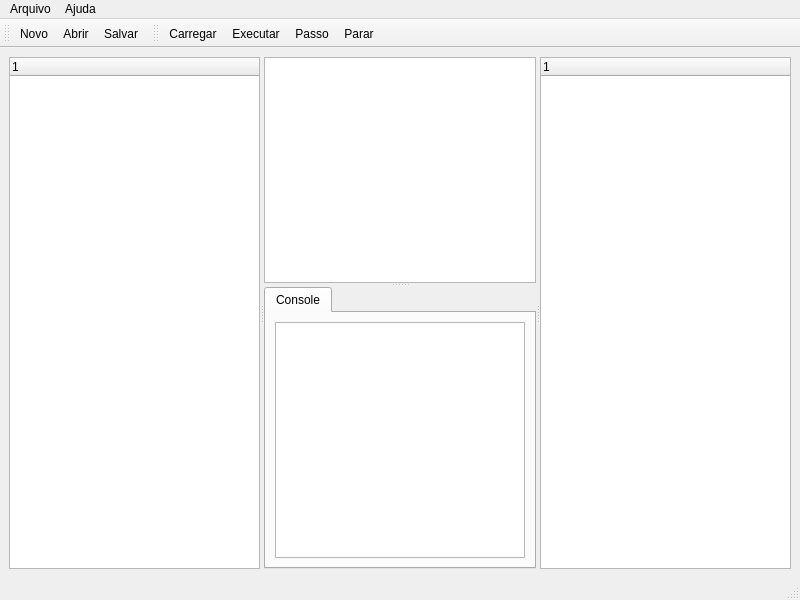
<?xml version="1.0" encoding="UTF-8"?>
<ui version="4.0">
 <class>MainWindow</class>
 <widget class="QMainWindow" name="MainWindow">
  <property name="enabled">
   <bool>true</bool>
  </property>
  <property name="geometry">
   <rect>
    <x>0</x>
    <y>0</y>
    <width>800</width>
    <height>600</height>
   </rect>
  </property>
  <property name="windowTitle">
   <string>Simulador Austro</string>
  </property>
  <widget class="QWidget" name="mainwidget">
   <layout class="QHBoxLayout" name="horizontalLayout">
    <item>
     <widget class="QSplitter" name="mainsplitter">
      <property name="orientation">
       <enum>Qt::Horizontal</enum>
      </property>
      <widget class="QTreeWidget" name="treeRegisters">
       <column>
        <property name="text">
         <string notr="true">1</string>
        </property>
       </column>
      </widget>
      <widget class="QWidget" name="middlewidget" native="true">
       <property name="enabled">
        <bool>true</bool>
       </property>
       <layout class="QGridLayout" name="gridLayout_2">
        <item row="0" column="0">
         <widget class="QSplitter" name="middlesplitter">
          <property name="orientation">
           <enum>Qt::Vertical</enum>
          </property>
          <widget class="QPlainTextEdit" name="asmEdit"/>
          <widget class="QTabWidget" name="bottomTabWidget">
           <widget class="QWidget" name="tabConsole" native="true">
            <attribute name="title">
             <string>Console</string>
            </attribute>
            <layout class="QGridLayout" name="gridLayout">
             <item row="0" column="0">
              <widget class="QPlainTextEdit" name="txtConsole">
               <property name="readOnly">
                <bool>true</bool>
               </property>
              </widget>
             </item>
            </layout>
           </widget>
          </widget>
         </widget>
        </item>
       </layout>
      </widget>
      <widget class="QTreeWidget" name="treeMemory">
       <column>
        <property name="text">
         <string notr="true">1</string>
        </property>
       </column>
      </widget>
     </widget>
    </item>
   </layout>
  </widget>
  <widget class="QMenuBar" name="menubar">
   <property name="geometry">
    <rect>
     <x>0</x>
     <y>0</y>
     <width>800</width>
     <height>21</height>
    </rect>
   </property>
   <widget class="QMenu" name="menuFile">
    <property name="title">
     <string>Arquivo</string>
    </property>
    <addaction name="actionNew"/>
    <addaction name="actionOpen"/>
    <addaction name="actionSave"/>
    <addaction name="separator"/>
    <addaction name="actionQuit"/>
   </widget>
   <widget class="QMenu" name="menuHelp">
    <property name="title">
     <string>Ajuda</string>
    </property>
    <addaction name="actionAbout"/>
   </widget>
   <addaction name="menuFile"/>
   <addaction name="menuHelp"/>
  </widget>
  <widget class="QStatusBar" name="statusbar"/>
  <widget class="QToolBar" name="toolbarFile">
   <property name="windowTitle">
    <string>toolBar</string>
   </property>
   <attribute name="toolBarArea">
    <enum>TopToolBarArea</enum>
   </attribute>
   <attribute name="toolBarBreak">
    <bool>false</bool>
   </attribute>
   <addaction name="actionNew"/>
   <addaction name="actionOpen"/>
   <addaction name="actionSave"/>
  </widget>
  <widget class="QToolBar" name="toolbarRun">
   <property name="windowTitle">
    <string>toolBar_2</string>
   </property>
   <attribute name="toolBarArea">
    <enum>TopToolBarArea</enum>
   </attribute>
   <attribute name="toolBarBreak">
    <bool>false</bool>
   </attribute>
   <addaction name="actionLoad"/>
   <addaction name="actionRun"/>
   <addaction name="actionStep"/>
   <addaction name="actionMicrostep "/>
   <addaction name="actionStop"/>
  </widget>
  <action name="actionNew">
   <property name="text">
    <string>Novo</string>
   </property>
   <property name="toolTip">
    <string>Criar um novo programa</string>
   </property>
   <property name="shortcut">
    <string>Ctrl+N</string>
   </property>
  </action>
  <action name="actionOpen">
   <property name="text">
    <string>Abrir</string>
   </property>
   <property name="toolTip">
    <string>Abrir um programa salvo</string>
   </property>
   <property name="shortcut">
    <string>Ctrl+O</string>
   </property>
  </action>
  <action name="actionSave">
   <property name="text">
    <string>Salvar</string>
   </property>
   <property name="toolTip">
    <string>Salvar programa atual</string>
   </property>
   <property name="shortcut">
    <string>Ctrl+S</string>
   </property>
  </action>
  <action name="actionQuit">
   <property name="text">
    <string>Sair</string>
   </property>
   <property name="toolTip">
    <string>Sair do Simulador Austro</string>
   </property>
   <property name="shortcut">
    <string>Ctrl+Q</string>
   </property>
  </action>
  <action name="actionLoad">
   <property name="text">
    <string>Carregar</string>
   </property>
   <property name="toolTip">
    <string>Carregar programa na memória</string>
   </property>
   <property name="shortcut">
    <string>Ctrl+L</string>
   </property>
  </action>
  <action name="actionRun">
   <property name="text">
    <string>Executar</string>
   </property>
   <property name="toolTip">
    <string>Executar todas as instruções até o fim</string>
   </property>
   <property name="shortcut">
    <string>F5</string>
   </property>
  </action>
  <action name="actionStep">
   <property name="text">
    <string>Passo</string>
   </property>
   <property name="toolTip">
    <string>Passar instrução assembly atual</string>
   </property>
   <property name="shortcut">
    <string>F8</string>
   </property>
  </action>
  <action name="actionMicrostep ">
   <property name="text">
    <string>Micro-passo</string>
   </property>
   <property name="toolTip">
    <string>Ver as etapas até o fim da instrução</string>
   </property>
   <property name="shortcut">
    <string>F9</string>
   </property>
  </action>
  <action name="actionStop">
   <property name="text">
    <string>Parar</string>
   </property>
   <property name="toolTip">
    <string>Parar a execução do programa</string>
   </property>
   <property name="shortcut">
    <string>F10, F10</string>
   </property>
  </action>
  <action name="actionAbout">
   <property name="text">
    <string>Sobre</string>
   </property>
   <property name="toolTip">
    <string>Sobre o Simulador Austro</string>
   </property>
  </action>
 </widget>
 <tabstops>
  <tabstop>treeRegisters</tabstop>
  <tabstop>asmEdit</tabstop>
  <tabstop>treeMemory</tabstop>
  <tabstop>bottomTabWidget</tabstop>
  <tabstop>txtConsole</tabstop>
 </tabstops>
 <resources/>
 <connections>
  <connection>
   <sender>actionQuit</sender>
   <signal>triggered()</signal>
   <receiver>MainWindow</receiver>
   <slot>close()</slot>
   <hints>
    <hint type="sourcelabel">
     <x>-1</x>
     <y>-1</y>
    </hint>
    <hint type="destinationlabel">
     <x>399</x>
     <y>299</y>
    </hint>
   </hints>
  </connection>
 </connections>
</ui>
